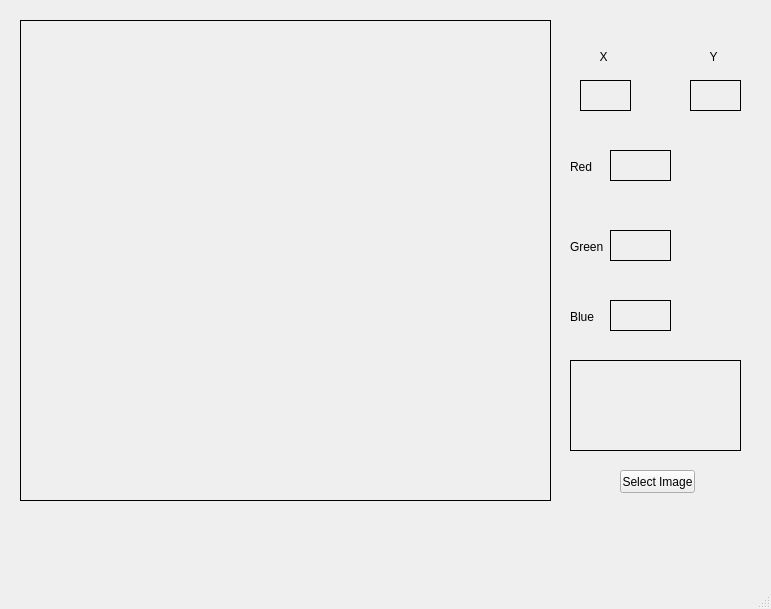
<?xml version="1.0" encoding="UTF-8"?>
<ui version="4.0">
 <class>MainWindow</class>
 <widget class="QMainWindow" name="MainWindow">
  <property name="geometry">
   <rect>
    <x>0</x>
    <y>0</y>
    <width>771</width>
    <height>609</height>
   </rect>
  </property>
  <property name="windowTitle">
   <string>MainWindow</string>
  </property>
  <widget class="QWidget" name="centralwidget">
   <widget class="QLabel" name="imageLbl">
    <property name="geometry">
     <rect>
      <x>20</x>
      <y>20</y>
      <width>531</width>
      <height>481</height>
     </rect>
    </property>
    <property name="frameShape">
     <enum>QFrame::Box</enum>
    </property>
    <property name="text">
     <string/>
    </property>
   </widget>
   <widget class="QPushButton" name="imageBtn">
    <property name="geometry">
     <rect>
      <x>620</x>
      <y>470</y>
      <width>75</width>
      <height>23</height>
     </rect>
    </property>
    <property name="text">
     <string>Select Image</string>
    </property>
   </widget>
   <widget class="QLabel" name="xText">
    <property name="geometry">
     <rect>
      <x>580</x>
      <y>50</y>
      <width>47</width>
      <height>13</height>
     </rect>
    </property>
    <property name="text">
     <string>X</string>
    </property>
    <property name="alignment">
     <set>Qt::AlignCenter</set>
    </property>
   </widget>
   <widget class="QLabel" name="yText">
    <property name="geometry">
     <rect>
      <x>690</x>
      <y>50</y>
      <width>47</width>
      <height>13</height>
     </rect>
    </property>
    <property name="text">
     <string>Y</string>
    </property>
    <property name="alignment">
     <set>Qt::AlignCenter</set>
    </property>
   </widget>
   <widget class="QLabel" name="xValueText">
    <property name="geometry">
     <rect>
      <x>580</x>
      <y>80</y>
      <width>51</width>
      <height>31</height>
     </rect>
    </property>
    <property name="frameShape">
     <enum>QFrame::Box</enum>
    </property>
    <property name="text">
     <string/>
    </property>
   </widget>
   <widget class="QLabel" name="yValueText">
    <property name="geometry">
     <rect>
      <x>690</x>
      <y>80</y>
      <width>51</width>
      <height>31</height>
     </rect>
    </property>
    <property name="frameShape">
     <enum>QFrame::Box</enum>
    </property>
    <property name="text">
     <string/>
    </property>
   </widget>
   <widget class="QLabel" name="redText">
    <property name="geometry">
     <rect>
      <x>570</x>
      <y>160</y>
      <width>47</width>
      <height>13</height>
     </rect>
    </property>
    <property name="text">
     <string>Red</string>
    </property>
   </widget>
   <widget class="QLabel" name="redValueText">
    <property name="geometry">
     <rect>
      <x>610</x>
      <y>150</y>
      <width>61</width>
      <height>31</height>
     </rect>
    </property>
    <property name="frameShape">
     <enum>QFrame::Box</enum>
    </property>
    <property name="text">
     <string/>
    </property>
   </widget>
   <widget class="QLabel" name="greenText">
    <property name="geometry">
     <rect>
      <x>570</x>
      <y>240</y>
      <width>47</width>
      <height>13</height>
     </rect>
    </property>
    <property name="text">
     <string>Green</string>
    </property>
   </widget>
   <widget class="QLabel" name="blueText">
    <property name="geometry">
     <rect>
      <x>570</x>
      <y>310</y>
      <width>47</width>
      <height>13</height>
     </rect>
    </property>
    <property name="text">
     <string>Blue</string>
    </property>
   </widget>
   <widget class="QLabel" name="previewColor">
    <property name="geometry">
     <rect>
      <x>570</x>
      <y>360</y>
      <width>171</width>
      <height>91</height>
     </rect>
    </property>
    <property name="frameShape">
     <enum>QFrame::Box</enum>
    </property>
    <property name="text">
     <string/>
    </property>
   </widget>
   <widget class="QLabel" name="greenValueText">
    <property name="geometry">
     <rect>
      <x>610</x>
      <y>230</y>
      <width>61</width>
      <height>31</height>
     </rect>
    </property>
    <property name="frameShape">
     <enum>QFrame::Box</enum>
    </property>
    <property name="text">
     <string/>
    </property>
   </widget>
   <widget class="QLabel" name="blueValueText">
    <property name="geometry">
     <rect>
      <x>610</x>
      <y>300</y>
      <width>61</width>
      <height>31</height>
     </rect>
    </property>
    <property name="frameShape">
     <enum>QFrame::Box</enum>
    </property>
    <property name="text">
     <string/>
    </property>
   </widget>
  </widget>
  <widget class="QMenuBar" name="menubar">
   <property name="geometry">
    <rect>
     <x>0</x>
     <y>0</y>
     <width>771</width>
     <height>21</height>
    </rect>
   </property>
  </widget>
  <widget class="QStatusBar" name="statusbar"/>
 </widget>
 <resources/>
 <connections/>
</ui>
